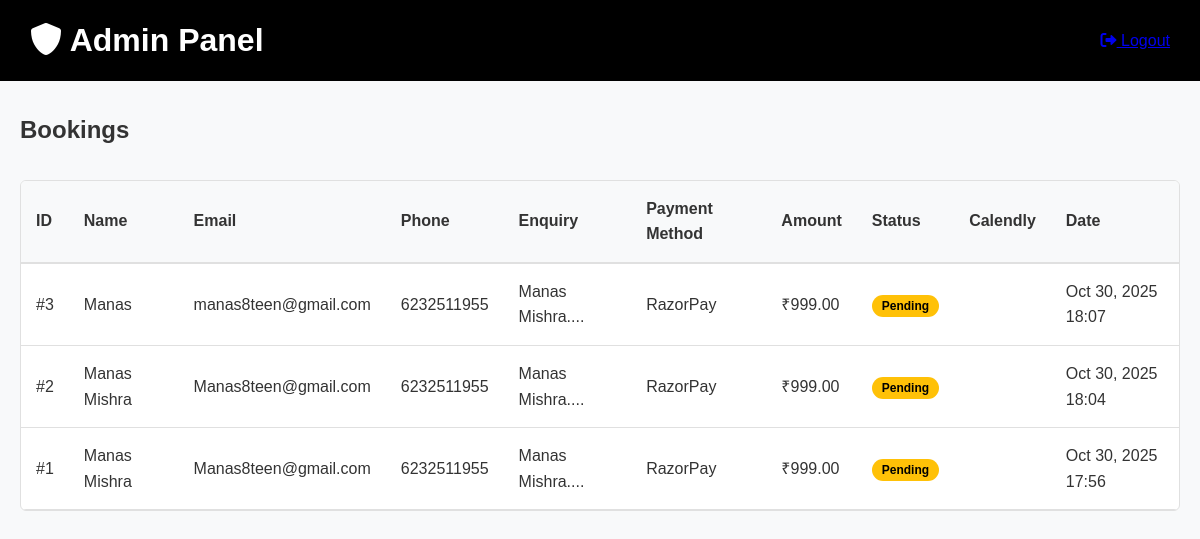
/admin/Bookings-Listing.php (signed in), run on the app's committed database.
### tables this page shows
CREATE TABLE `book_call` (
  `id` int(11) NOT NULL AUTO_INCREMENT,
  `name` varchar(255) NOT NULL,
  `email` varchar(255) NOT NULL,
  `phone` varchar(20) DEFAULT NULL,
  `enquiry` text DEFAULT NULL,
  `payment_method_id` int(11) DEFAULT NULL,
  `amount` decimal(10,2) DEFAULT NULL,
  `payment_status` enum('pending','completed','failed') DEFAULT 'pending',
  `payment_id` varchar(255) DEFAULT NULL,
  `payment_time` timestamp NOT NULL DEFAULT current_timestamp() ON UPDATE current_timestamp(),
  `calendly_link` varchar(500) DEFAULT NULL,
  `created_at` timestamp NOT NULL DEFAULT current_timestamp(),
  `expiry_time` datetime DEFAULT NULL,
  PRIMARY KEY (`id`)
);

CREATE TABLE `payment_methods` (
  `id` int(11) NOT NULL AUTO_INCREMENT,
  `name` varchar(50) NOT NULL,
  `created_at` timestamp NOT NULL DEFAULT current_timestamp(),
  PRIMARY KEY (`id`)
);

### admin/Bookings-Listing.php (the view, shortened to what this page needs)
<?php
require_once __DIR__ . '/../config/config.php';
try {
    $stmt = $db->query("SELECT bc.*, pm.name as payment_method_name FROM book_call bc JOIN payment_methods pm ON bc.payment_method_id = pm.id ORDER BY bc.created_at DESC");
    $bookings = $stmt->fetchAll(PDO::FETCH_ASSOC);
} catch(PDOException $e) {
    error_log("Bookings page error: " . $e->getMessage());
    $bookings = [];
}
?>
<!DOCTYPE html>
<html lang="en">
<head>
    <link rel="stylesheet" href="https://cdnjs.cloudflare.com/ajax/libs/font-awesome/6.0.0/css/all.min.css">
</head>
<body>
    <div class="admin-header">
        <h1><i class="fas fa-shield-alt"></i> Admin Panel</h1>
        <a href="/admin/logout.php"><i class="fas fa-sign-out-alt"></i> Logout</a>
    </div>
    <div class="container">
        <h2>Bookings</h2>
        <div class="bookings-table">
            <table>
                <thead>
                    <tr>
                        <th>ID</th>
                        <th>Name</th>
                        <th>Email</th>
                        <th>Phone</th>
                        <th>Enquiry</th>
                        <th>Payment Method</th>
                        <th>Amount</th>
                        <th>Status</th>
                        <th>Calendly</th>
                        <th>Date</th>
                    </tr>
                </thead>
                <tbody>
                    <?php foreach ($bookings as $booking): ?>
                        <tr>
                            <td>#<?php echo htmlspecialchars($booking['id']); ?></td>
                            <td><?php echo htmlspecialchars($booking['name']); ?></td>
                            <td><?php echo htmlspecialchars($booking['email']); ?></td>
                            <td><?php echo htmlspecialchars($booking['phone']); ?></td>
                            <td><?php echo htmlspecialchars(substr($booking['enquiry'], 0, 50)); ?>...</td>
                            <td><?php echo htmlspecialchars($booking['payment_method_name']); ?></td>
                            <td>₹<?php echo number_format($booking['amount'], 2); ?></td>
                            <td>
                                <span class="badge badge-<?php echo htmlspecialchars($booking['payment_status']); ?>">
                                    <?php echo ucfirst(htmlspecialchars($booking['payment_status'])); ?>
                                </span>
                            </td>
                            <td>
                            </td>
                            <td><?php echo date('M d, Y H:i', strtotime($booking['created_at'])); ?></td>
                        </tr>
                    <?php endforeach; ?>
                </tbody>
            </table>
        </div>
    </div>
</body>
</html>

### admin/Bookings-Listing.php (style rules this page uses)
* { margin: 0; padding: 0; box-sizing: border-box; font-family: Arial, sans-serif; }
body { background: #f8f9fa; color: #333; line-height: 1.6; }
.admin-header { background: #000; color: white; padding: 15px 30px; display: flex; justify-content: space-between; align-items: center; }
.container { max-width: 1400px; margin: 30px auto; padding: 0 20px; }
.bookings-table { background: white; border: 1px solid #e0e0e0; border-radius: 6px; overflow: hidden; margin-top: 30px; }
table { width: 100%; border-collapse: collapse; }
th { background: #f8f9fa; padding: 15px; text-align: left; font-weight: 600; border-bottom: 2px solid #e0e0e0; }
td { padding: 15px; border-bottom: 1px solid #e0e0e0; }
.badge { padding: 4px 10px; border-radius: 12px; font-size: 12px; font-weight: 600; }
.badge-pending { background: #ffc107; color: #000; }

### data on the page
book_call: id "3", name "Manas", email "manas8teen@gmail.com", phone "6232511955", enquiry "Manas Mishra.", payment_method.name "RazorPay", amount "999.00", payment_status "Pending", created_at "Oct 30, 2025 18:07"
book_call: id "2", name "Manas Mishra", email "Manas8teen@gmail.com", phone "6232511955", enquiry "Manas Mishra.", payment_method.name "RazorPay", amount "999.00", payment_status "Pending", created_at "Oct 30, 2025 18:04"
book_call: id "1", name "Manas Mishra", email "Manas8teen@gmail.com", phone "6232511955", enquiry "Manas Mishra.", payment_method.name "RazorPay", amount "999.00", payment_status "Pending", created_at "Oct 30, 2025 17:56"
